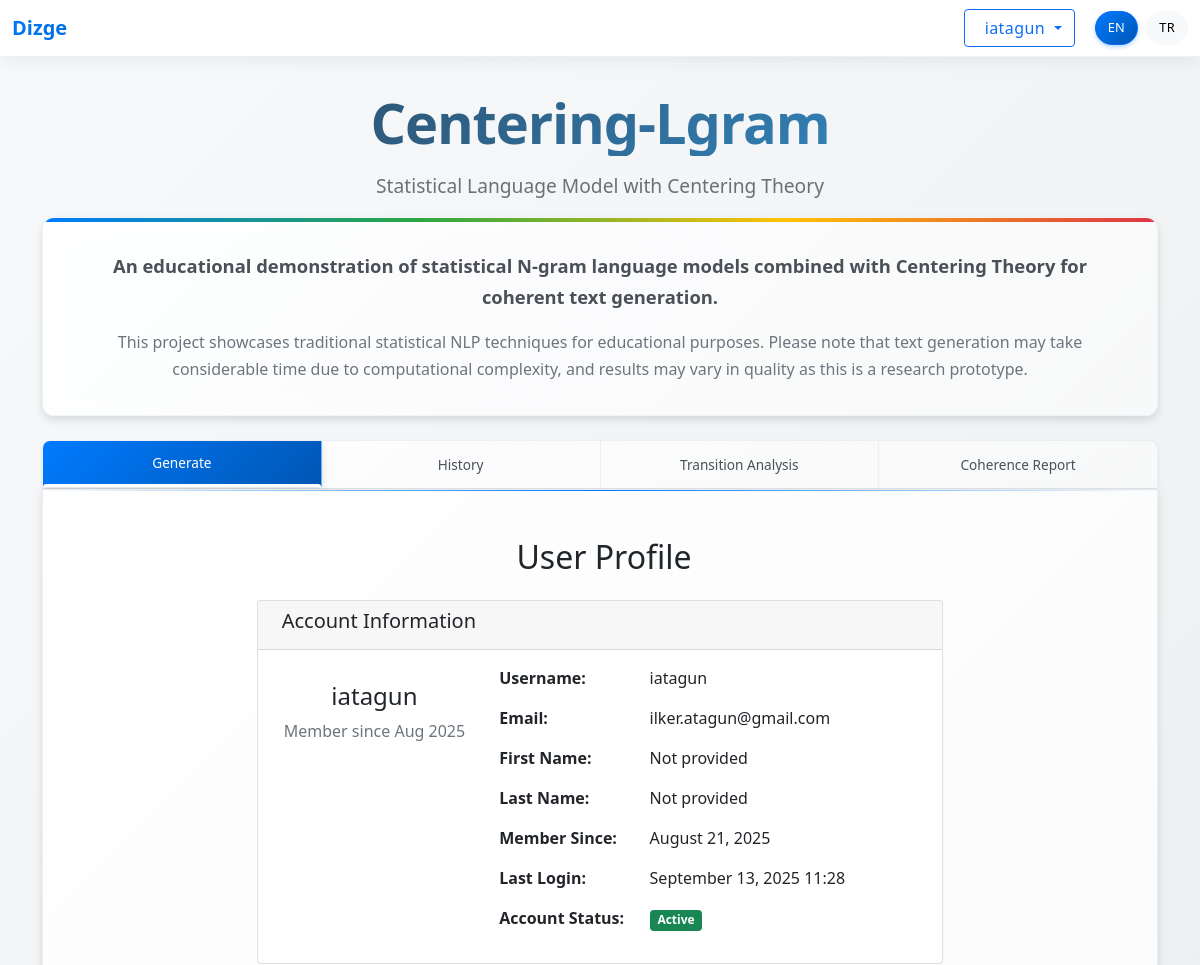
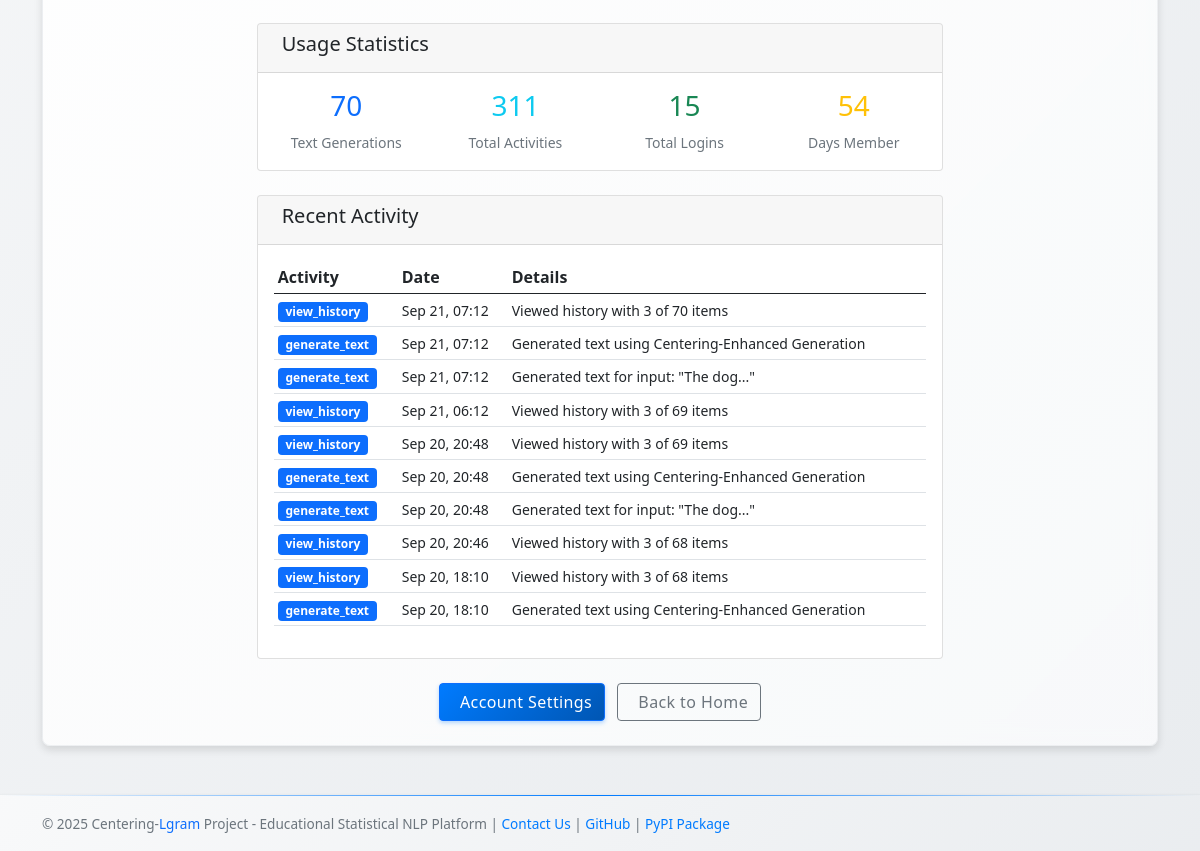
Page /profile/ (signed in) on the committed database (2 pictures, top to bottom).
### main/models.py (models this page shows, shortened)
class UserActivityLog(models.Model):
    ACTION_CHOICES = [
        ('login', 'Login'),
        ('logout', 'Logout'),
        ('generate_text', 'Generate Text'),
        ('view_history', 'View History'),
        ('view_transition_analysis', 'View Transition Analysis'),
        ('view_coherence_report', 'View Coherence Report'),
        ('register', 'Register'),
        ('profile_update', 'Profile Update'),
        ('password_change', 'Password Change'),
    ]
    user = models.ForeignKey(User, on_delete=models.CASCADE, related_name='activity_logs', null=True, blank=True)
    session_key = models.CharField(max_length=40, db_index=True, blank=True)
    action = models.CharField(max_length=50, choices=ACTION_CHOICES)
    description = models.TextField(blank=True)
    ip_address = models.GenericIPAddressField(null=True, blank=True)
    user_agent = models.TextField(blank=True)
    timestamp = models.DateTimeField(default=timezone.now)
    additional_data = models.JSONField(default=dict, blank=True)  # Ekstra veri için
    class Meta:
        ordering = ['-timestamp']
        verbose_name = 'User Activity Log'
        verbose_name_plural = 'User Activity Logs'
        indexes = [
            models.Index(fields=['user', '-timestamp']),
            models.Index(fields=['action', '-timestamp']),
            models.Index(fields=['session_key', '-timestamp']),
        ]

### main/views.py (the view)
# urls.py: path('profile/', profile_view, name='profile'),
@login_required
def profile_view(request):
	total_generations = GeneratedText.objects.filter(user=request.user).count()
	total_activities = UserActivityLog.objects.filter(user=request.user).count()
	login_count = UserLoginLog.objects.filter(user=request.user, login_successful=True).count()
	days_member = (timezone.now() - request.user.date_joined).days
	stats = {
		'total_generations': total_generations,
		'total_activities': total_activities,
		'login_count': login_count,
		'days_member': days_member,
	}
	recent_activities = UserActivityLog.objects.filter(
		user=request.user
	).order_by('-timestamp')[:10]
	return render(request, 'main/profile.html', {
		'stats': stats,
		'recent_activities': recent_activities,
	})

### main/context_processors.py (called while the page is built)
def language_context(request):
    current_language = translation.get_language() or 'en'
    return {
        'LANGUAGE_CODE': current_language,
        'simple_translate': lambda text: simple_translate(text, current_language),
    }

### main/templates/main/profile.html (shortened to what this page needs)
{% extends 'main/base.html' %}
{% load static %}
{% block Generator %}
<div class="container mt-4">
    <div class="row">
        <div class="col-md-8 mx-auto">
            <h2 class="text-center mb-4">
                User Profile
            </h2>
            <div class="card">
                <div class="card-header">
                    <h5>Account Information</h5>
                </div>
                <div class="card-body">
                    <div class="row">
                        <div class="col-md-4 text-center">
                            <h4>{{ user.username }}</h4>
                            <p class="text-muted">Member since {{ user.date_joined|date:"M Y" }}</p>
                        </div>
                        <div class="col-md-8">
                            <div class="row mb-3">
                                <div class="col-sm-4"><strong>Username:</strong></div>
                                <div class="col-sm-8">{{ user.username }}</div>
                            </div>
                            <div class="row mb-3">
                                <div class="col-sm-4"><strong>Email:</strong></div>
                                <div class="col-sm-8">{{ user.email|default:"Not provided" }}</div>
                            </div>
                            <div class="row mb-3">
                                <div class="col-sm-4"><strong>First Name:</strong></div>
                                <div class="col-sm-8">{{ user.first_name|default:"Not provided" }}</div>
                            </div>
                            <div class="row mb-3">
                                <div class="col-sm-4"><strong>Last Name:</strong></div>
                                <div class="col-sm-8">{{ user.last_name|default:"Not provided" }}</div>
                            </div>
                            <div class="row mb-3">
                                <div class="col-sm-4"><strong>Member Since:</strong></div>
                                <div class="col-sm-8">{{ user.date_joined|date:"F j, Y" }}</div>
                            </div>
                            <div class="row mb-3">
                                <div class="col-sm-4"><strong>Last Login:</strong></div>
                                <div class="col-sm-8">{{ user.last_login|date:"F j, Y H:i"|default:"Never" }}</div>
                            </div>
                            <div class="row mb-3">
                                <div class="col-sm-4"><strong>Account Status:</strong></div>
                                <div class="col-sm-8">
                                    {% if user.is_active %}
                                        <span class="badge bg-success">Active</span>
                                    {% else %}
                                        <span class="badge bg-danger">Inactive</span>
                                    {% endif %}
                                </div>
                            </div>
                        </div>
                    </div>
                </div>
            </div>
            <div class="card mt-4">
                <div class="card-header">
                    <h5>Usage Statistics</h5>
                </div>
                <div class="card-body">
                    <div class="row">
                        <div class="col-md-3 text-center">
                            <h3 class="text-primary">{{ stats.total_generations }}</h3>
                            <small class="text-muted">Text Generations</small>
                        </div>
                        <div class="col-md-3 text-center">
                            <h3 class="text-info">{{ stats.total_activities }}</h3>
                            <small class="text-muted">Total Activities</small>
                        </div>
                        <div class="col-md-3 text-center">
                            <h3 class="text-success">{{ stats.login_count }}</h3>
                            <small class="text-muted">Total Logins</small>
                        </div>
                        <div class="col-md-3 text-center">
                            <h3 class="text-warning">{{ stats.days_member }}</h3>
                            <small class="text-muted">Days Member</small>
                        </div>
                    </div>
                </div>
            </div>
            <div class="card mt-4">
                <div class="card-header">
                    <h5>Recent Activity</h5>
                </div>
                <div class="card-body">
                    {% if recent_activities %}
                        <div class="table-responsive">
                            <table class="table table-sm">
                                <thead>
                                    <tr>
                                        <th>Activity</th>
                                        <th>Date</th>
                                        <th>Details</th>
                                    </tr>
                                </thead>
                                <tbody>
                                    {% for activity in recent_activities %}
                                    <tr>
                                        <td>
                                            <span class="badge bg-primary">{{ activity.action }}</span>
                                        </td>
                                        <td>
                                            <small>{{ activity.timestamp|date:"M j, H:i" }}</small>
                                        </td>
                                        <td>
                                            <small>{{ activity.description|truncatechars:50 }}</small>
                                        </td>
                                    </tr>
                                    {% endfor %}
                                </tbody>
                            </table>
                        </div>
                    {% else %}
                        <p class="text-muted text-center">No recent activities found.</p>
                    {% endif %}
                </div>
            </div>
            <div class="text-center mt-4">
                <a href="{% url 'settings' %}" class="btn btn-primary me-2">
                    Account Settings
                </a>
                <a href="{% url 'index' %}" class="btn btn-outline-secondary">
                    Back to Home
                </a>
            </div>
        </div>
    </div>
</div>
{% endblock %}

### main/templates/main/base.html (shortened to what this page needs)
{% load static %}
<!DOCTYPE html>
<html lang="{{ LANGUAGE_CODE }}">
    <head>
        <link href="{% static 'main/css/style.css' %}" rel="stylesheet">
        <link href="https://cdn.jsdelivr.net/npm/bootstrap@5.0.0-beta3/dist/css/bootstrap.min.css" rel="stylesheet">
    </head>
    <body>
        <nav class="navbar navbar-expand-lg">
            <div class="container-fluid">
            <a class="navbar-brand text-primary" href="https://dizge.pythonanywhere.com/">Dizge<sup>by İlker Atagün</sup></a>
            <div class="d-flex align-items-center">
                {% if user.is_authenticated %}
                    <div class="dropdown me-3">
                        <button class="btn btn-outline-primary dropdown-toggle" type="button" data-bs-toggle="dropdown">
                            {{ user.username }}
                        </button>
                    </div>
                {% endif %}
                <div class="languageswitcher">
                  <button type="button" class="btn btn-primary btn-sm" id="lang-en" onclick="switchLanguage('en')">EN</button>
                  <button type="button" class="btn btn-light btn-sm" id="lang-tr" onclick="switchLanguage('tr')">TR</button>
                </div>
            </div>
            </div>
        </nav>
        <div class="container">
            <h1 class="text-center" style="font-size: 3.5rem; font-weight: 700; margin-bottom: 1rem;">Centering-<span class="text-primary">Lgram</span></h1>
            <p class="text-center" id="subtitle">Statistical Language Model with Centering Theory</p>
            <div class="info-section mb-4">
                <p class="lead" id="description1">An educational demonstration of statistical N-gram language models combined with Centering Theory for coherent text generation.</p>
                <p id="description2">This project showcases traditional statistical NLP techniques for educational purposes. Please note that text generation may take considerable time due to computational complexity, and results may vary in quality as this is a research prototype.</p>
            </div>
            <div class="tab">
                <button class="tablinks" onclick="openTab(event, 'Generator')" id="defaultOpen"><span id="tab-generate">Generate</span></button>
                <button class="tablinks" onclick="openTab(event, 'History')" id="historyButton"><span id="tab-history">History</span></button>
                <button class="tablinks" onclick="openTab(event, 'TransitionAnalysis')" id="transitionButton">Transition Analysis</button>
                <button class="tablinks" onclick="openTab(event, 'CoherenceReport')" id="coherenceButton">Coherence Report</button>
            </div>
            <div id="Generator" class="tabcontent">
                {% block Generator %}
                {% endblock %}
            </div>
        </div>
        <footer class="footer py-3 bg-light">
            <div class="container">
              <span class="text-muted">&copy; 2025 Centering-<span class="text-primary">Lgram</span> Project - Educational Statistical NLP Platform | <a href="mailto:ilker.atagun@gmail.com">Contact Us</a> | <a href="https://github.com/iatagun/Lgram-web">GitHub</a> | <a href="https://pypi.org/project/centering-lgram/">PyPI Package</a></span>
            </div>
        </footer>
    </body>
</html>

### rows in the picture
UserActivityLog: action "view_history", timestamp "Sep 21, 07:12", description "Viewed history with 3 of 70 items"
UserActivityLog: action "generate_text", timestamp "Sep 21, 07:12", description "Generated text using Centering-Enhanced Generation"
UserActivityLog: action "generate_text", timestamp "Sep 21, 07:12", description "Generated text for input: \"The dog...\""
UserActivityLog: action "view_history", timestamp "Sep 21, 06:12", description "Viewed history with 3 of 69 items"
UserActivityLog: action "view_history", timestamp "Sep 20, 20:48", description "Viewed history with 3 of 69 items"
UserActivityLog: action "generate_text", timestamp "Sep 20, 20:48", description "Generated text using Centering-Enhanced Generation"
UserActivityLog: action "generate_text", timestamp "Sep 20, 20:48", description "Generated text for input: \"The dog...\""
UserActivityLog: action "view_history", timestamp "Sep 20, 20:46", description "Viewed history with 3 of 68 items"
UserActivityLog: action "view_history", timestamp "Sep 20, 18:10", description "Viewed history with 3 of 68 items"
UserActivityLog: action "generate_text", timestamp "Sep 20, 18:10", description "Generated text using Centering-Enhanced Generation"

### other values in the picture
{{ user.username }} "iatagun"
{{ user.date_joined|date:"M Y" }} "Aug 2025"
{{ user.email|default:"Not provided" }} "ilker.atagun@gmail.com"
{{ user.first_name|default:"Not provided" }} "Not provided"
{{ user.last_name|default:"Not provided" }} "Not provided"
{{ user.date_joined|date:"F j, Y" }} "August 21, 2025"
{{ user.last_login|date:"F j, Y H:i"|default:"Never" }} "September 13, 2025 11:28"
{{ stats.total_generations }} "70"
{{ stats.total_activities }} "311"
{{ stats.login_count }} "15"
{{ stats.days_member }} "54"
